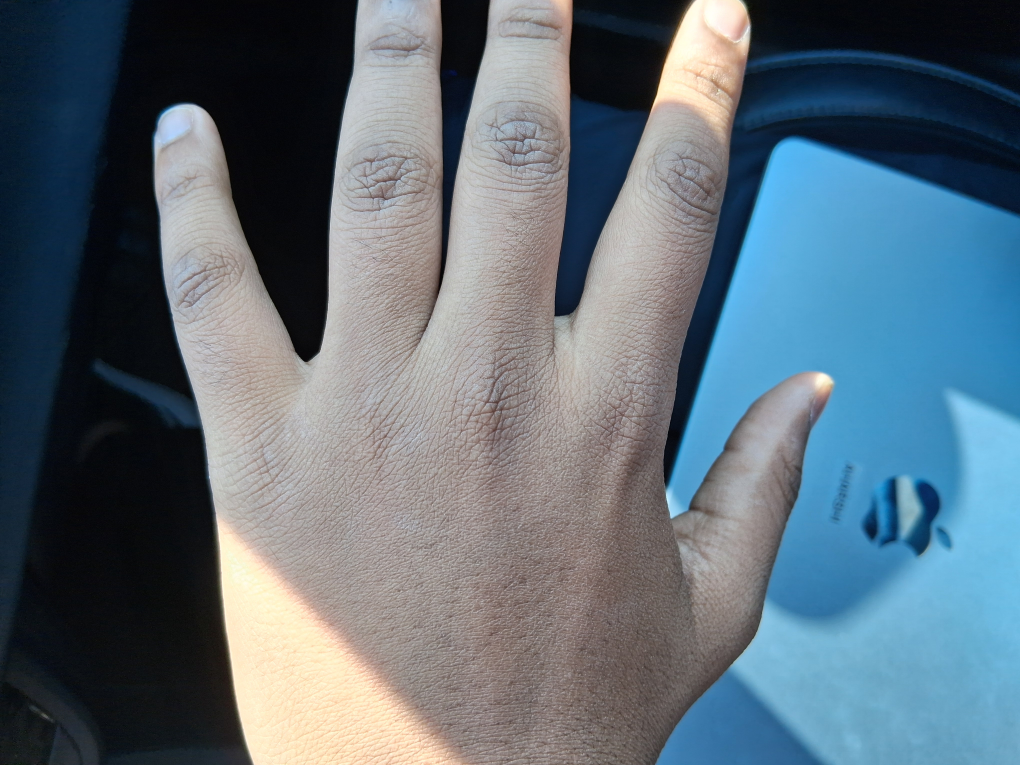
#> input picture handharness/input/view_1.jpg, 4080 x 3060 px, given in place of i, which was not available (shown at 1/4 size)
$ python -i build_hand_pointcloud.py   (imports and definitions only)
#> lines starting #> are read from the running program, lines starting #| are printed output that depends on the picture; after the words box and inside, x2 and y2 are one past the last pixel; in counts of white or black regions, pixels touching at a corner belong together; pictures that were not available may be replaced by others from this repository, and a replacement may not be noted
from __future__ import annotations

import math
from pathlib import Path

import cv2
import numpy as np
from PIL import Image
from rembg import remove

ROOT = Path(__file__).resolve().parent
INPUT_DIR = ROOT / "input"
OUTPUT_DIR = ROOT / "output"
CUTOUT_DIR = OUTPUT_DIR / "cutouts"
MASK_DIR = OUTPUT_DIR / "masks"
MODEL_DIR = OUTPUT_DIR / "model"


# [16 lines left out: functions ensure_dirs, remove_backgrounds, not called in this run]


def largest_component(mask: np.ndarray) -> np.ndarray:
    n_labels, labels, stats, _ = cv2.connectedComponentsWithStats(mask.astype(np.uint8), 8)
    if n_labels <= 1:
        return mask
    largest = 1 + np.argmax(stats[1:, cv2.CC_STAT_AREA])
    return (labels == largest).astype(np.uint8)


def load_cutouts(cutout_paths: list[Path], size: int = 700) -> tuple[list[np.ndarray], list[np.ndarray]]:
#> called with cutout_paths = 'input/view_1.jpg', size = 700
    masks: list[np.ndarray] = []
    colors: list[np.ndarray] = []

    for path in cutout_paths:
        rgba = np.array(Image.open(path).convert("RGBA"))
        rgb = rgba[:, :, :3]
#> rgb is the input picture: shape (3060, 4080, 3); mean R, G, B 94, 109.3, 120.1
        alpha = rgba[:, :, 3]
#> alpha: shape (3060, 4080); every value is 255

        mask = (alpha > 24).astype(np.uint8)
#> mask: shape (3060, 4080); every value is 1
        mask = largest_component(mask)
#> in largest_component, `n_labels, labels, stats, _ = cv2.connectedComponentsWithStats(mask.ast..`: labels: shape (3060, 4080) int32; every value is 1
#> in largest_component, `n_labels, labels, stats, _ = cv2.connectedComponentsWithStats(mask.ast..`: n_labels = 2; stats = [[-1, 2147483647, 0, 0, 0], [0, 0, 4080, 3060, 12484800]]
#> in largest_component, `largest = 1 + np.argmax(stats[1:, cv2.CC_STAT_AREA])`: largest = 1

        ys, xs = np.where(mask > 0)
        if len(xs) < 16:
            raise RuntimeError(f"No foreground found in {path.name}")

        x0, x1 = xs.min(), xs.max()
#> x0 = 0; x1 = 4079
        y0, y1 = ys.min(), ys.max()
#> y0 = 0; y1 = 3059

        crop_mask = mask[y0 : y1 + 1, x0 : x1 + 1]
        crop_rgb = rgb[y0 : y1 + 1, x0 : x1 + 1]

        h, w = crop_mask.shape
#> h = 3060; w = 4080
        scale = (size * 0.8) / max(h, w)
#> scale = 0.137
        new_w = max(1, int(round(w * scale)))
#> new_w = 560
        new_h = max(1, int(round(h * scale)))
#> new_h = 420

        resized_mask = cv2.resize(crop_mask, (new_w, new_h), interpolation=cv2.INTER_NEAREST)
#> resized_mask: shape (420, 560); every value is 1
        resized_rgb = cv2.resize(crop_rgb, (new_w, new_h), interpolation=cv2.INTER_LINEAR)
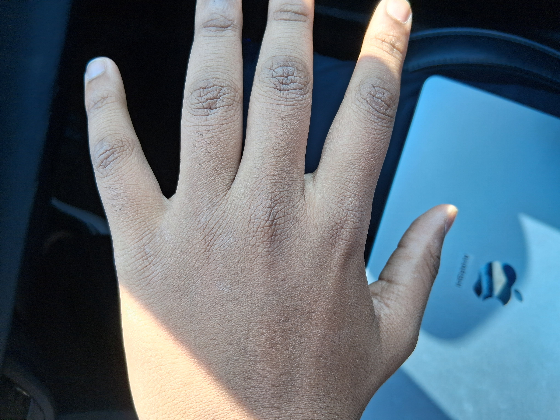
#> resized_rgb: shape (420, 560, 3); mean R, G, B 93.9, 109.2, 120

        canvas_mask = np.zeros((size, size), dtype=np.uint8)
        canvas_rgb = np.zeros((size, size, 3), dtype=np.uint8)

        ox = (size - new_w) // 2
#> ox = 70
        oy = (size - new_h) // 2
#> oy = 140

        canvas_mask[oy : oy + new_h, ox : ox + new_w] = resized_mask
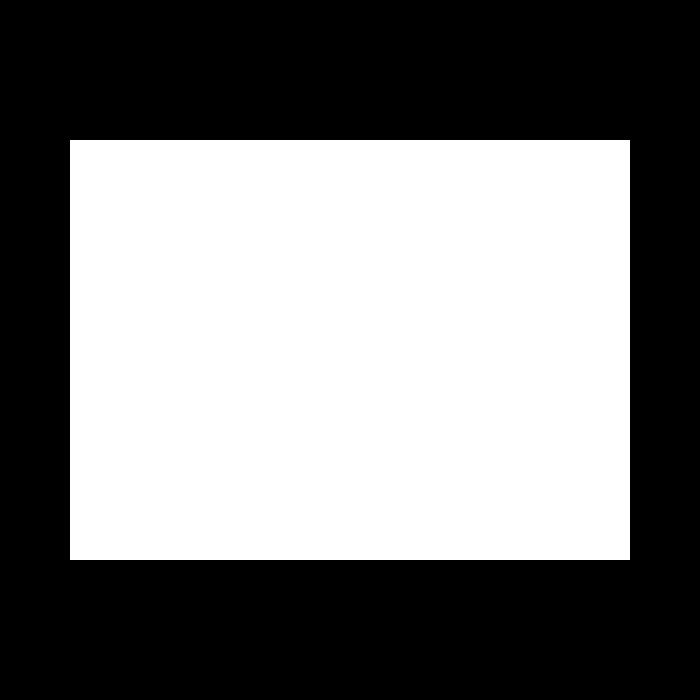
#> canvas_mask: shape (700, 700); values 0 (black) and 1 (white), 48% white; 1 white region, box (x1, y1, x2, y2) and area: (70, 140, 630, 560) 235200
        canvas_rgb[oy : oy + new_h, ox : ox + new_w] = resized_rgb
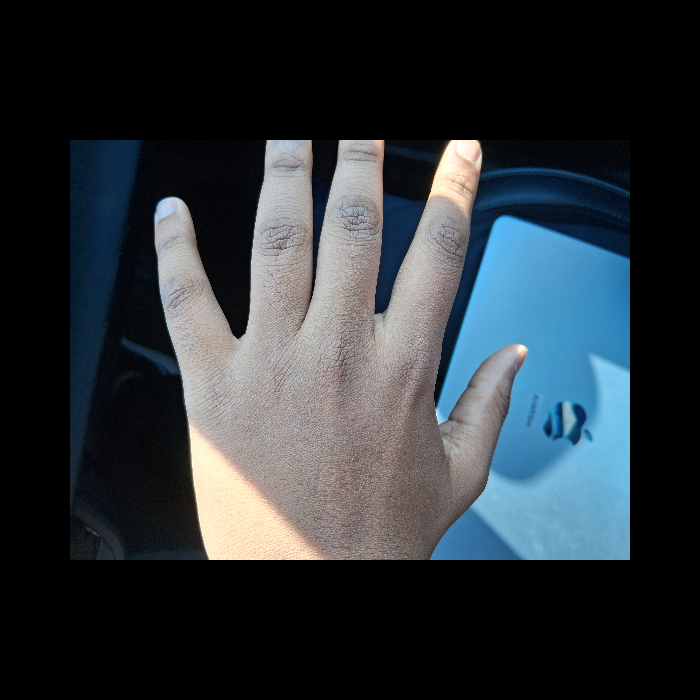
#> canvas_rgb: shape (700, 700, 3); mean R, G, B 45.1, 52.4, 57.6

        kernel = np.ones((3, 3), np.uint8)
        canvas_mask = cv2.morphologyEx(canvas_mask, cv2.MORPH_CLOSE, kernel, iterations=2)
        canvas_mask = cv2.GaussianBlur(canvas_mask.astype(np.float32), (0, 0), 0.8)
        canvas_mask = (canvas_mask > 0.33).astype(np.uint8)

        masked_rgb = canvas_rgb.copy()
        masked_rgb[canvas_mask == 0] = 0

#> (the run stopped early here; a loop or call above may not have finished)
